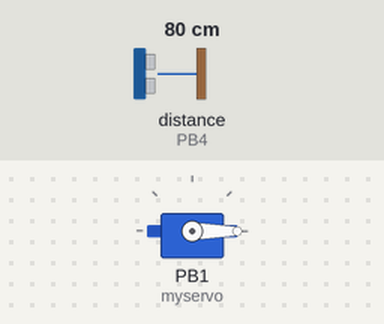
A sketch run on a simulated ATtiny85, built with avr-gcc and run on an emulated ATtiny85. Parts: servo. Wiring (inferred from the names in the program): ultrasonic range finder: trigger PB3; echo PB4. Inputs (shaded band) come from the test bench; at power-on: distance to the obstacle (sensor on PB4) 80 cm. The echo pulse lasts 58.3 µs per cm.

Above: at 1.2 s.
1.3 s: distance to the obstacle (sensor on PB4) set to 10 cm
2.8 s: distance to the obstacle (sensor on PB4) set to 7 cm
At 3.4 s:
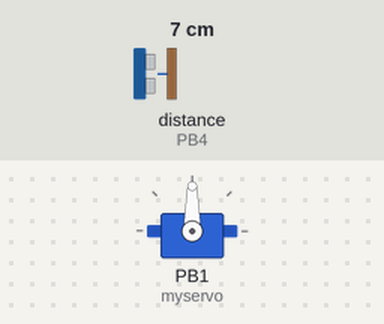
4.3 s: distance to the obstacle (sensor on PB4) set to 10 cm
5.8 s: distance to the obstacle (sensor on PB4) set to 13 cm
At 6.9 s:
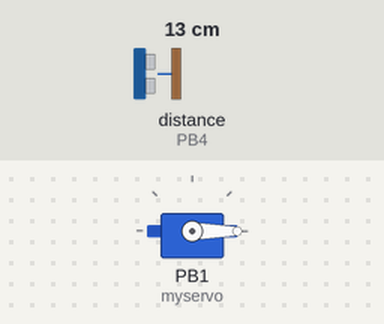
7.3 s: distance to the obstacle (sensor on PB4) set to 2 cm
At 8.0 s:
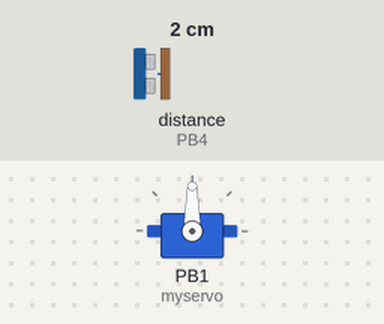
Timing chart, 0 to 9.8 s (numbered marks = the images above; inputs shaded):
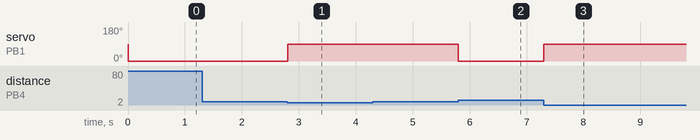

Measured:
- the behaviour switches between 9 and 8 cm on distance to the obstacle (sensor on PB4) (found by bisection; images 0 and 1)
- the behaviour switches between 11 and 12 cm on distance to the obstacle (sensor on PB4) (found by bisection; images 1 and 2)
- after the input at 1.3 s, every drawn part: stays the same
- after the input at 2.8 s, servo on PB1 (myservo): 0° → 90° at once
- after the input at 4.3 s, every drawn part: stays the same
- after the input at 5.8 s, servo on PB1 (myservo): 90° → 0° at once
- after the input at 7.3 s, servo on PB1 (myservo): 0° → 90° at once

The sketch:

integrated_ultra_sonic_and_servo_code_final.ino
```cpp
#include <SoftwareServo.h>

SoftwareServo myservo;

const int trigPin   =   3;
const int echoPin   =   4;

void setup() {

   myservo.attach(1);
}

void loop(){

  long duration, inches, cm;

  pinMode(trigPin, OUTPUT);
  digitalWrite(trigPin, LOW);

  delayMicroseconds(2);
  digitalWrite(trigPin, HIGH);

  delayMicroseconds(10);
  digitalWrite(trigPin, LOW);

  pinMode(echoPin, INPUT);
  duration = pulseIn(echoPin, HIGH);

  inches = microsecondsToInches(duration);
  cm = microsecondsToCentimeters(duration);

  if(cm < 8)
  {

    myservo.write(90);
    SoftwareServo::refresh();
  }
  else if(cm > 10)
  {
    myservo.write(0);
    SoftwareServo::refresh();
  }
  else
  {

  }

}

long microsecondsToInches(long microseconds){
  return microseconds / 74 / 2;
}

long microsecondsToCentimeters(long microseconds){
  return microseconds / 29 / 2;
}
```
